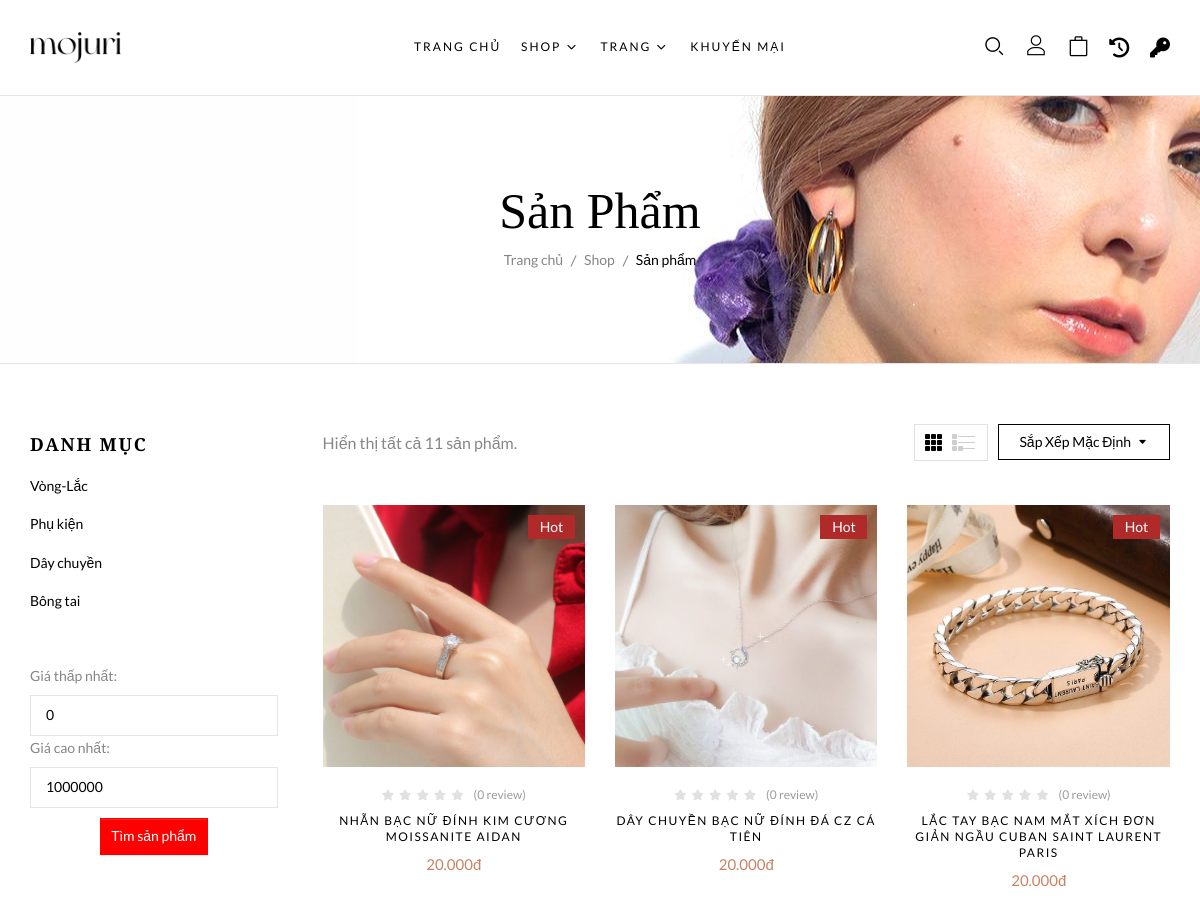
Page /?act=danhsachsanpham (upper part) on the earlier database version.
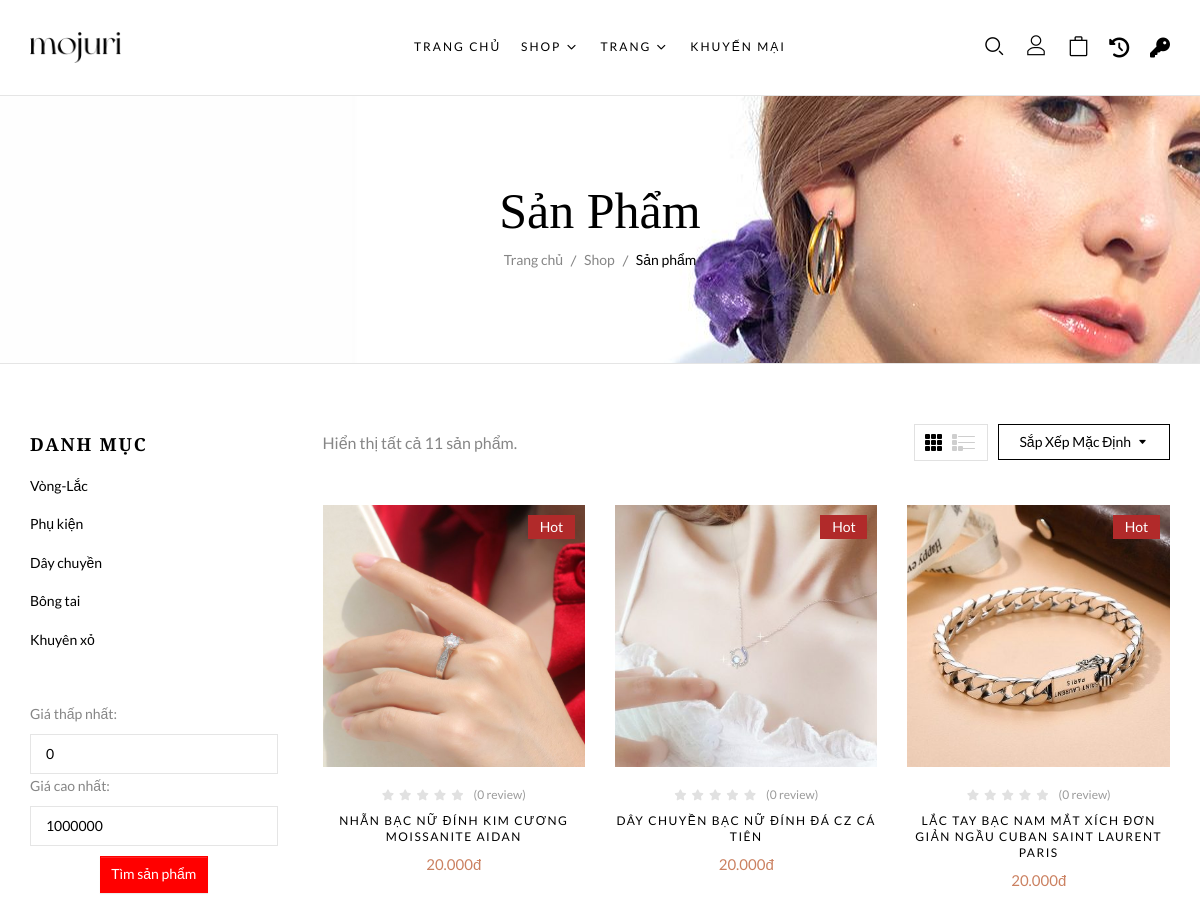
Same page on the later database version.
### tables this page shows
CREATE TABLE `danh_mucs` (
  `id` int NOT NULL,
  `ten_danh_muc` varchar(255) NOT NULL,
  `trang_thai` tinyint(1) NOT NULL
);

CREATE TABLE `san_phams` (
  `id` int NOT NULL,
  `ten` varchar(255) NOT NULL,
  `img` text NOT NULL,
  `gia_ban` decimal(10,0) NOT NULL,
  `gia_km` decimal(10,0) NOT NULL,
  `mo_ta` text NOT NULL,
  `so_luong` int NOT NULL,
  `date` date DEFAULT NULL,
  `trang_thai` int NOT NULL,
  `gia_nhap` decimal(10,0) NOT NULL,
  `danh_muc_id` int NOT NULL
);

### controllers/SanphamController.php (called while the page is built, shortened)
<?php
class SanPhamController
{
    public $modelSanPham;
    public function __construct()
    {
        $this->modelSanPham = new SanPham();
    }
    public function sanpham()
    {
        $item_per_page = !empty($_GET['per_page']) ? (int)$_GET['per_page'] : 9;
        $current_page = !empty($_GET['page']) ? (int)$_GET['page'] : 1;
        $listSanPham = $this->modelSanPham->getAlllSanPham($item_per_page, $current_page);
        $products = $this->modelSanPham->getAllSanPham();
        $listDanhMuc = $this->modelSanPham->getAllDanhMuc();
        require_once './views/danhsachsanpham.php';
    }
}

### commons/function.php (called while the page is built, shortened)
<?php
function connectDB()
{
    $host = DB_HOST;
    $port = DB_PORT;
    $dbname = DB_NAME;
    try {
        $conn = new PDO("mysql:host=$host;port=$port;dbname=$dbname", DB_USERNAME, DB_PASSWORD);
        $conn->setAttribute(PDO::ATTR_ERRMODE, PDO::ERRMODE_EXCEPTION);
        $conn->setAttribute(PDO::ATTR_DEFAULT_FETCH_MODE, PDO::FETCH_ASSOC);
        return $conn;
    } catch (PDOException $e) {
        echo ("Connection failed: " . $e->getMessage());
    }
}

### models/SanPham.php (called while the page is built, shortened)
<?php
require_once 'commons/function.php';
class SanPham
{
    public $conn;
    public function __construct()
    {
        $this->conn = connectDB();
    }
    public function getAllSanPham()
    {
        try {
            $sql = "SELECT san_phams.*,danh_mucs.ten_danh_muc FROM san_phams INNER JOIN danh_mucs ON san_phams.danh_muc_id = danh_mucs.id";
            $stmt = $this->conn->prepare($sql);
            $stmt->execute();
            return $stmt->fetchAll();
        } catch (Exception $e) {
            echo 'Loi: ' . $e->getMessage();
        }
    }
    public function getAllDanhMuc()
{
        try {
            $sql = "SELECT * FROM danh_mucs";
            $stmt = $this->conn->prepare($sql);
            $stmt->execute();
            return $stmt->fetchAll();
        } catch (PDOException $e) {
            echo 'Lỗi: ' . $e->getMessage();
        }
}
    public function getAlllSanPham($item_per_page = 9, $current_page = 1)
    {
        try {
            $offset = ($current_page - 1) * $item_per_page;
            $sql = "SELECT san_phams.*, danh_mucs.ten_danh_muc
                FROM san_phams
                INNER JOIN danh_mucs ON san_phams.danh_muc_id = danh_mucs.id
                ORDER BY san_phams.id ASC
                LIMIT :limit OFFSET :offset";
            $stmt = $this->conn->prepare($sql);
            $stmt->bindParam(':limit', $item_per_page, PDO::PARAM_INT);
            $stmt->bindParam(':offset', $offset, PDO::PARAM_INT);
            $stmt->execute();
            return $stmt->fetchAll(PDO::FETCH_ASSOC);
        } catch (Exception $e) {
            echo 'Lỗi: ' . $e->getMessage();
        }
    }
}

### views/danhsachsanpham.php (the view, shortened to what the changed rows need)
<?php require_once 'views/layout/header.php'; ?>
<body class="shop">
    <?php require_once 'views/layout/menu.php'; ?>
    <div id="page" class="hfeed page-wrapper">
        <div id="site-main" class="site-main">
            <div id="main-content" class="main-content">
                <div id="primary" class="content-area">
                    <div id="title" class="page-title">
                        <div class="section-container">
                            <div class="content-title-heading">
                                <h1 class="text-title-heading">Sản phẩm</h1>
                            </div>
                        </div>
                    </div>
                    <div id="content" class="site-content" role="main">
                        <div class="section-padding">
                            <div class="section-container p-l-r">
                                <div class="row">
                                    <div class="col-xl-3 col-lg-3 col-md-12 col-12 sidebar left-sidebar md-b-50 p-t-10">
                                        <div class="block block-product-cats">
                                            <div class="block-title">
                                                <h2>Danh mục</h2>
                                            </div>
                                            <?php foreach ($listDanhMuc as $key => $danhMuc) : ?>
                                                <div class="block-content">
                                                    <div class="product-cats-list">
                                                        <ul>
                                                            <li class="current">
                                                                <a href="?act=danh-muc-san-pham&iddm=<?= $danhMuc['id'] ?>">
                                                                    <?= $danhMuc['ten_danh_muc'] ?>
                                                                </a>
                                                            </li>
                                                        </ul>
                                                    </div>
                                                </div>
                                            <?php endforeach; ?>
                                        </div>
                                    </div>
                                    <div class="col-xl-9 col-lg-9 col-md-12 col-12">
                                        <div class="tab-content">
                                            <div class="tab-pane fade show active" id="layout-grid" role="tabpanel">
                                                <div class="products-list grid">
                                                    <div class="row">
                                                        <?php if (!isset($_GET['iddm'])): ?>
                                                            <?php foreach ($products as $key => $sanPham): ?>
                                                                <div class="col-xl-4 col-lg-4 col-md-4 col-sm-6">
                                                                    <div class="products-entry clearfix product-wapper">
                                                                        <div class="products-thumb">
                                                                            <div class="product-lable">
                                                                                <div class="hot">Hot</div>
                                                                            </div>
                                                                            <div class="product-thumb-hover">
                                                                                <a href="?act=chitietsanpham&id=<?= $sanPham['id'] ?>">
                                                                                    <img width="600" height="600" src="<?= $sanPham['img'] ?>" class="post-image" alt="">
                                                                                </a>
                                                                            </div>
                                                                            <div class="product-button">
                                                                            </div>
                                                                        </div>
                                                                        <div class="products-content">
                                                                            <div class="contents text-center">
                                                                                <div class="rating">
                                                                                    <div class="star star-0"></div><span class="count">(0 review)</span>
                                                                                </div>
                                                                                <h3 class="product-title"><a href="shop-details.html"><?= $sanPham['ten'] ?></a></h3>
                                                                                <span class="price"><?= number_format($sanPham['gia_km'], 0, ',', '.') ?>đ</span>
                                                                            </div>
                                                                        </div>
                                                                    </div>
                                                                </div>
                                                            <?php endforeach; ?>
                                                        <?php endif; ?>
                                                    </div>
                                                </div>
                                            </div>
                                        </div>
                                    </div>
                                </div>
                            </div>
                        </div>
                    </div>
                </div>
            </div>
        </div>
        <?php require_once './views/layout/footer.php'; ?>

Differences in the rows shown:
added danh_mucs: ten_danh_muc "Khuyên xỏ"
